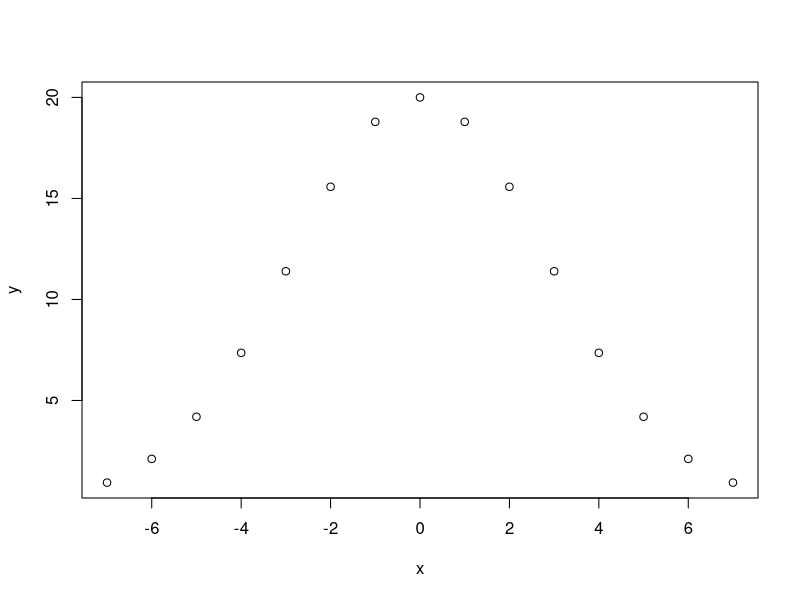
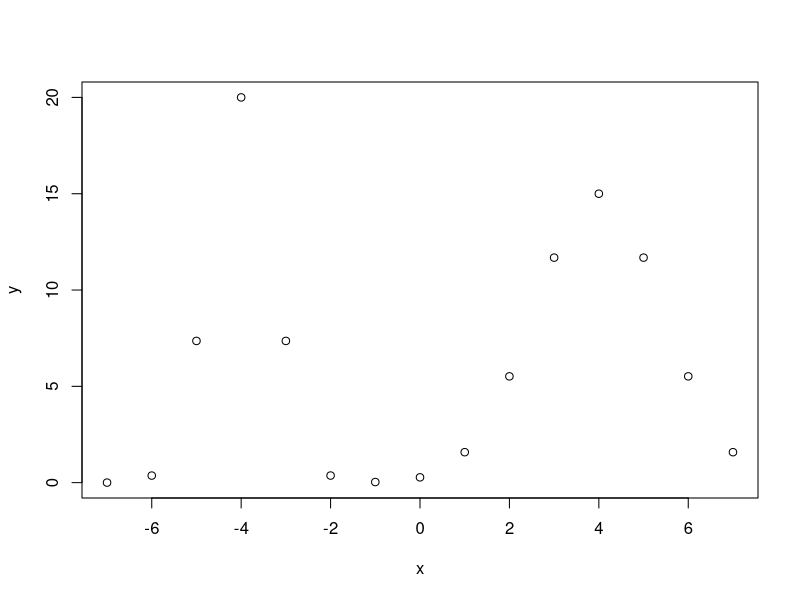
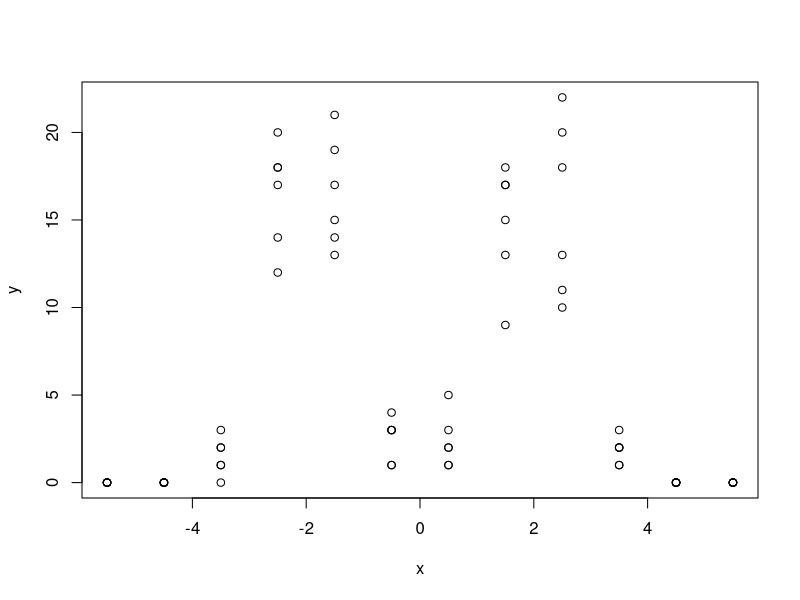

Recreate these plots in R, in order.
## ---- chunk 1
knitr::opts_chunk$set(echo = TRUE, fig.width = 5, fig.height = 5)
## ---- chunk 2
gaus <- function(x, a1, a2, a3) {
    a1 * exp(-(x - a2)^2 / (2 * a3)^2)
}

x <- -7:7
y <- gaus(x, 20, 0, 2)
plot(x, y)
## ---- chunk 3
gaus2 <- function(x, a1, a2, a3, b1, b2, b3) {
    a1 * exp(-(x - a2)^2 / (2 * a3)^2) + b1 * exp(-(x - b2)^2 / (2 * b3)^2)
}

x <- -7:7
y <- gaus2(x, 20, -4, 0.5, 15, 4, 1)
plot(x, y)
## ---- chunk 4
# create realistic calendar sampling times, centered on mid-June
x <- rep((1:12) - 6.5, each = 6)

# for convenience, make a vector of our parameters a1, a2, a3, b1, b2, b3
p <- c(20, -2, 0.5, 20, 2, 0.5)

# now make the mean values for the y variable
ymean <- gaus2(x, p[1], p[2], p[3], p[4], p[5], p[6])

# finally, simulate real data 
y <- rpois(length(ymean), ymean)

plot(x, y)
## ---- chunk 5
gaus2LogLik <- function(p, x, y) {
    p <- exp(p)
    
    a1 <- p[1]
    a2 <- -p[2]
    a3 <- p[3]
    b1 <- p[4]
    b2 <- p[5]
    b3 <- p[6]
    
    mu <- gaus2(x, a1, a2, a3, b1, b2, b3)
    
    return(-sum(dpois(y, mu, log = TRUE)))
}
## ---- chunk 6
# remember, we saved that vector of parameters
p

# but our new log likelihood function has that funny business with exponentials and 
# negatives, so let's make a new p to use with the log likelihood (ll) function
pll <- p
pll[2] <- -pll[2]
pll <- log(pll)
pll

# and remember the data vectors `x` and `y` exist (and `x` is centered at 6.5)
x
y

# so what is the log likelihood at for the parameter values p
gaus2LogLik(pll, x, y)

# compare that to something with different parameter values
pllWrong <- pll
pllWrong[c(1, 3, 5)] <- 1
pllWrong

gaus2LogLik(pllWrong, x, y)
## ---- chunk 7
optim(pll, gaus2LogLik, x = x, y = y, method = 'BFGS', hessian = TRUE)
## ---- chunk 8
optim(pllWrong, gaus2LogLik, x = x, y = y, method = 'BFGS', hessian = TRUE)
## ---- chunk 9
getParams <- function(m) {
    p <- m$par
    return(exp(p))
}

mod <- optim(pllWrong, gaus2LogLik, x = x, y = y, method = 'BFGS', hessian = TRUE)
getParams(mod)
